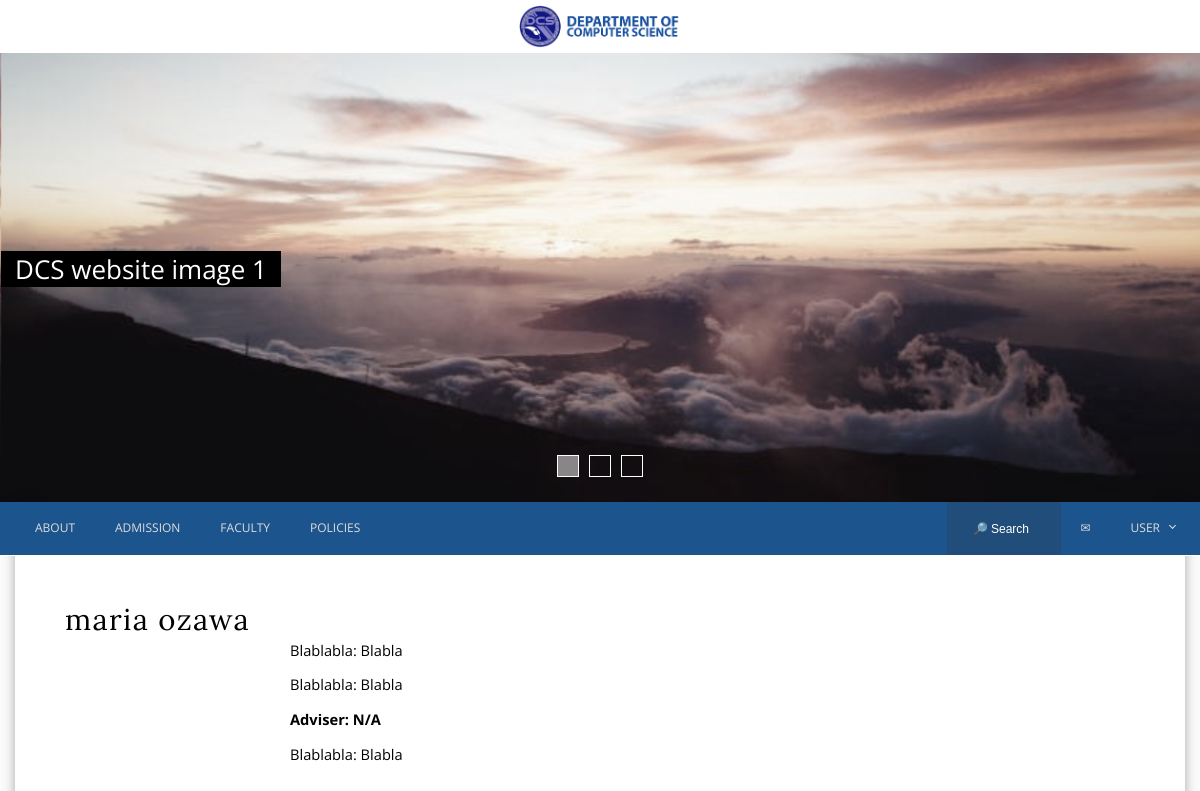
The app's page /studentprofile.php (signed in), older data.
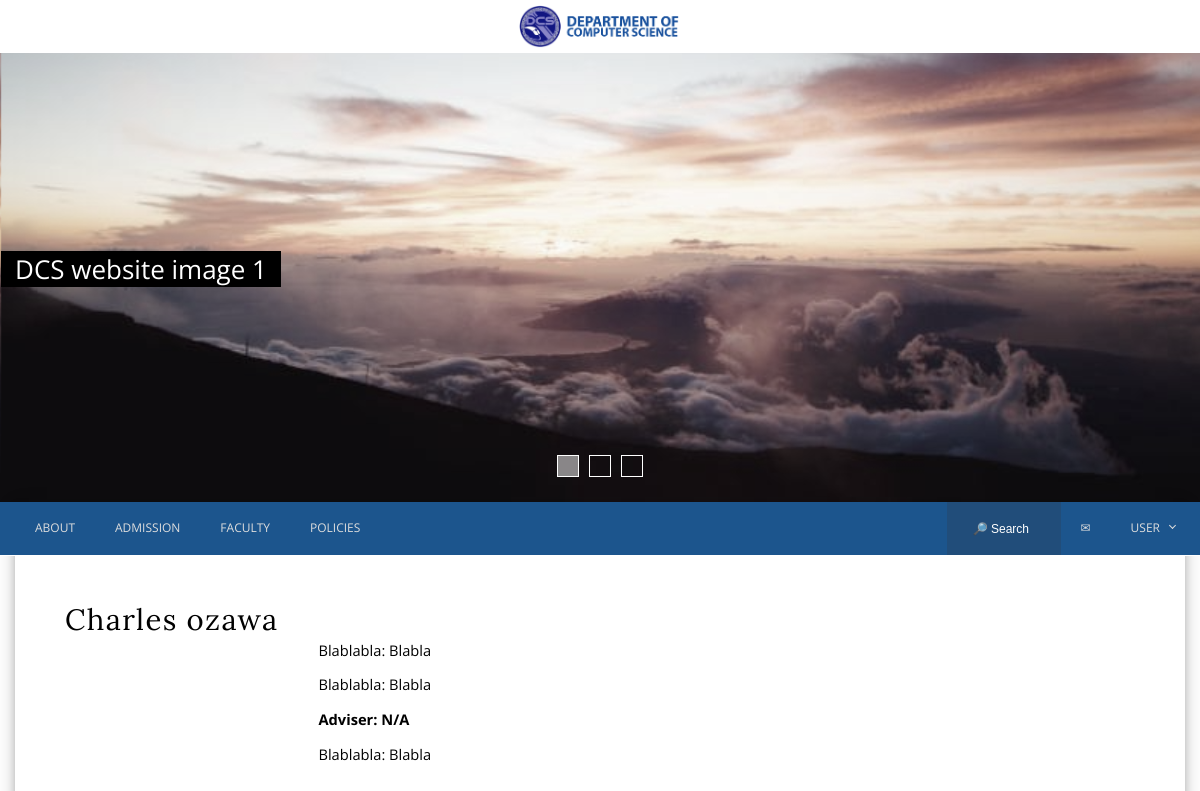
The same page, newer data.
### tables this page shows
CREATE TABLE IF NOT EXISTS `users` (
  `user_id` int(6) NOT NULL,
  `user_type` tinyint(1) NOT NULL,
  `username` varchar(10) NOT NULL,
  `password` varchar(32) NOT NULL,
  `first_name` varchar(25) NOT NULL,
  `middle_name` varchar(25) NOT NULL,
  `last_name` varchar(25) NOT NULL,
  `gender` char(1) NOT NULL,
  `birth_date` date NOT NULL,
  `address` text NOT NULL,
  `major` enum('IS','IT','CS','') NOT NULL,
  `gbox_acct` varchar(48) NOT NULL
);

### studentprofile.php (the view, shortened to what this page needs)
<?php
    include("link.php");
    if(!$_SESSION['user_id']) {
		header("Location: index.php");
		exit;
	} else {
		$sid = $_SESSION['user_id'];
		$info = mysqli_fetch_assoc(mysqli_query($connect, "SELECT * FROM users WHERE user_id=$sid"));
	}
?>
<html>
	<head>
		<link rel="stylesheet" href="css/home.css">
		<link rel="	stylesheet" href="functionalities/css/contactus.css">
		<link rel="stylesheet" href="css/styles.css">
		<link rel="stylesheet" href="css/navbar-footer.css">
		<link rel="stylesheet" href="css/carousel.css">
	</head>
<body>
<div class="toplogo">
	<a href='#'><img src="css/temp/dcs-sign.png" /></a>
</div>
	<section class="carousel">
		<ul>
			<li>
				<label for="img1">
				</label>
				<figure>
					<figcaption>
						DCS website image 1
					</figcaption>
				</figure>
			</li>
			<li>
				<label for="img2">
				</label>
			</li>
			<li>
				<label for="img3">
				</label>
			</li>
		</ul>
	</section>
<div class="nav">
	<div class="container">
		<div id='cssmenu'>
			<ul>
				<li><a href='#'>About</a></li>
				<li><a href='#'>Admission</a></li>
				<li><a href='#'>Faculty</a></li>
				<li><a href='#'>Policies</a></li>
				<li class='has-sub'><a href='#'>User</a>
				</li>
				<li class="msg"><a data-toggle="open-modal" data-target="#contact">&#9993;</a></li>
				<li class="msg">
					<input type="search" placeholder="&#x1f50e; Search" /></li>
			</ul>
		</div>
	</div>
</div>
	<div class="container">
		<div class="content-wrapper">
			<div class="content">
                <?php
                    $name = $info['first_name'] . " " . $info['last_name'];
                ?>
				<h1 style="padding-left:50px; padding-top:20px">
					<?php echo $name; ?>
				</h1>
				<br/>
                <?php
                    if(empty($info['adviser_id'])) {
                        $msg = "N/A";
                    } else {
                        $data = mysqli_fetch_assoc(mysqli_query($connect, "SELECT first_name, last_name FROM users WHERE user_id=".$info['adviser_id']));
                        $msg = $data['name'];
                    }
                ?>
				<ul style="padding-top:50px">
					<p>Blablabla: Blabla</p>
					<p>Blablabla: Blabla</p>
					<p><b>Adviser: <?php echo $msg; ?></b></p>
					<p>Blablabla: Blabla</p>
				</ul>
			</div>
		</div>
	</div>
</body>
<html>

Row changes from the older to the newer data that the page shows:
changed users: name "maria ozawa" → "Charles ozawa"
